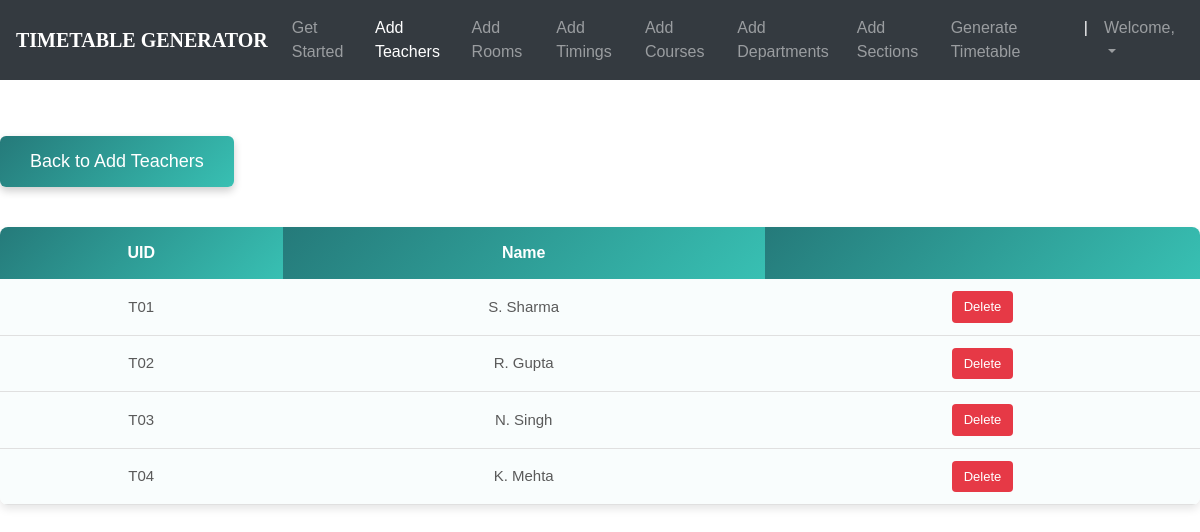
Page /teachers_list/ (signed in) on the committed database.
### ttgen/models.py (models this page shows, shortened)
class Instructor(models.Model):
    uid = models.CharField(max_length=6)
    name = models.CharField(max_length=25)

### ttgen/views.py (the view)
# urls.py: path('teachers_list/', views.inst_list_view , name='editinstructor'),
@login_required
def inst_list_view(request):
    return render(request, 'inslist.html', {
        'instructors': Instructor.objects.all()
    })

### templates/inslist.html (shortened to what this page needs)
<!DOCTYPE html>
<html lang="en">
<head>
	<link rel="stylesheet" href="https://maxcdn.bootstrapcdn.com/bootstrap/4.0.0/css/bootstrap.min.css">
    <link rel="stylesheet" type="text/css" href="static/css/index.css">
</head>
<body>
        <header>
			<nav class="navbar navbar-expand-md navbar-dark fixed-top bg-dark">
                <a class="navbar-brand" href="#"><b>TIMETABLE GENERATOR</b></a>
                <div class="collapse navbar-collapse" id="navbarCollapse">
                    <ul class="navbar-nav ml-auto">
                    <li class="nav-item">
                        <a class="nav-link" href="{% url 'admindash' %}">Get Started</a>
                    </li>
                    <li class="nav-item active">
                        <a class="nav-link" href="{% url 'addInstructors' %}">Add Teachers</a>
                    </li>
                    <li class="nav-item">
                        <a class="nav-link" href="{% url 'addRooms' %}">Add Rooms</a>
                    </li>
                    <li class="nav-item">
		                <a class="nav-link" href="{% url 'addTimings' %}">Add Timings</a>
		            </li>
                    <li class="nav-item">
                        <a class="nav-link" href="{% url 'addCourses' %}">Add Courses</a>
                    </li>
                    <li class="nav-item">
			            <a class="nav-link" href="{% url 'addDepts' %}">Add Departments</a>
		            </li>
                    <li class="nav-item">
			            <a class="nav-link" href="{% url 'addSections' %}">Add Sections</a>
		            </li>
                    <li class="nav-item">
			            <a class="nav-link" href="{% url 'generate' %}">Generate Timetable</a>
		            </li>
                    <li class="nav-item active">
			            <a class="nav-link">|</a>
		            </li>
                    <li class="nav-item dropdown">
		                <a class="nav-link dropdown-toggle" href="#" id="dropdown03" data-toggle="dropdown" aria-haspopup="true" aria-expanded="false">Welcome, {{ user.first_name }}</a>
		            </li>
                    </ul>
                </div>
            </nav>
        </header><br><br>
        {% block content %}
        {% load static %}
<fieldset class="fieldset">
   <a href="{% url 'addInstructors'%}">
    <button class="back-btn">Back to Add Teachers</button>
</a>
    <div class="tabcontent" id="edit">
        <table class="table1">
            <thead>
            <tr class="table-headers">
            <th>UID</th>
            <th>Name</th>
            <th  class="empty"></th>
            </tr>
            </thead>
            <tbody>
            {% for inst in instructors %}
            <tr>
             <td>{{inst.uid}}</td>
             <td>{{inst.name}}</td>
             <td class="empty">
                <form action="{% url 'deleteinstructor' inst.id %}" method="post">
                        <input type="submit" value="Delete" class="cross">
                </form>
             </td>
             </tr>
            {% endfor %}
            </tbody>
        </table>
    </div>
</fieldset>
{% endblock %}

### static/css/index.css (style rules this page uses)
body { padding-top: 3rem; padding-bottom: 3rem; color: #5a5a5a; font-family: 'Poppins', sans-serif; overflow-x: hidden; }
nav { font-family: sans-serif; }
.navbar-brand { font-size: 20px; font-family: Georgia, 'Times New Roman', Times, serif; }

### templates/inslist.html (style rules this page uses)
.table1 { width: 100%; border-collapse: collapse; margin-top: 20px; border-radius: 8px; overflow: hidden; box-shadow: 0 4px 8px rgba(0,0,0,0.1); text-align: center; }
.table1 th { background: linear-gradient(135deg, #257a7a, #38c0b3); color: #fff; font-weight: 600; padding: 14px; font-size: 16px; }
.table1 td { background-color: #f9fdfd; padding: 12px; font-size: 15px; border-bottom: 1px solid #e0e0e0; transition: background 0.3s; }
.cross { font-size: 13px; padding: 6px 12px; border-radius: 4px; background: #e63946; color: #fff; border: none; cursor: pointer; transition: 0.3s; }
.back-btn { background: linear-gradient(135deg, #257a7a, #38c0b3); color: #fff; padding: 12px 30px; border: none; border-radius: 6px; font-size: 18px; font-weight: 500; cursor: pointer; box-shadow: 0 4px 8px rgba(0,0,0,0.2); transition: all 0.3s ease; margin-bottom: 20px; margin-top: 40px; }

### rows in the picture
Instructor: uid "T01", name "S. Sharma"
Instructor: uid "T02", name "R. Gupta"
Instructor: uid "T03", name "N. Singh"
Instructor: uid "T04", name "K. Mehta"
